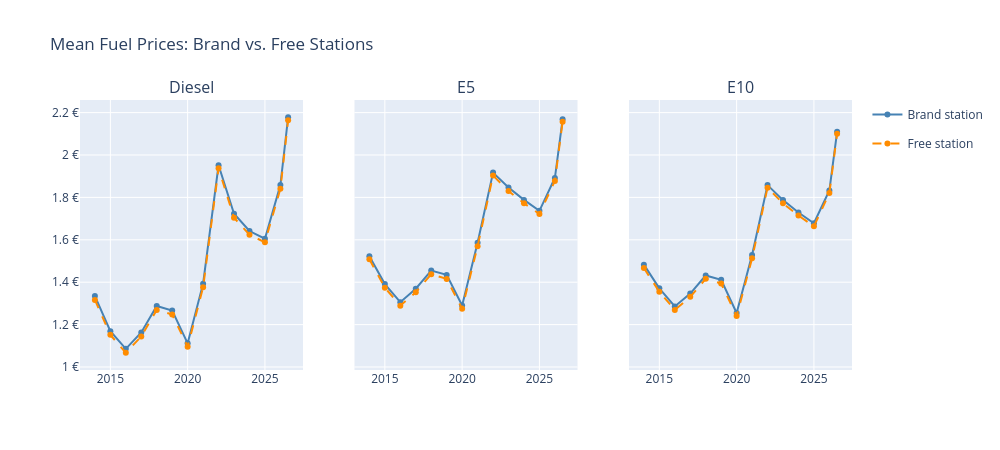

Notebook cell for this chart:
### Markdown cell above
## Mean Fuel Prices: Brand vs. Free Stations (per year)

### Code cell
plot_brand_vs_free_prices(brand, free)

### Figure 1 — Plotly figure (JSON) as saved in the notebook; plotly's stock layout.template omitted (floating-point values rounded to 4 significant figures)
{"data": [{"hovertemplate": "%{x}: %{y:.3f} €/L", "legendgroup": "brand", "line": {"color": "steelblue", "width": 2}, "mode": "lines+markers", "name": "Brand station", "showlegend": true, "type": "scatter", "x": [2014.0, 2015.0, 2016.0, 2017.0, 2018.0, 2019.0, 2020.0, 2021.0, 2022.0, 2023.0, 2024.0, 2025.0, 2026.0, 2026.0], "xaxis": "x", "y": [1.335, 1.169, 1.085, 1.163, 1.288, 1.266, 1.111, 1.393, 1.952, 1.723, 1.641, 1.605, 1.858, 2.178], "yaxis": "y"}, {"hovertemplate": "%{x}: %{y:.3f} €/L", "legendgroup": "free", "line": {"color": "darkorange", "dash": "dash", "width": 2}, "mode": "lines+markers", "name": "Free station", "showlegend": true, "type": "scatter", "x": [2014.0, 2015.0, 2016.0, 2017.0, 2018.0, 2019.0, 2020.0, 2021.0, 2022.0, 2023.0, 2024.0, 2025.0, 2026.0, 2026.0], "xaxis": "x", "y": [1.317, 1.152, 1.067, 1.144, 1.269, 1.248, 1.096, 1.376, 1.937, 1.704, 1.624, 1.588, 1.841, 2.164], "yaxis": "y"}, {"hovertemplate": "%{x}: %{y:.3f} €/L", "legendgroup": "brand", "line": {"color": "steelblue", "width": 2}, "mode": "lines+markers", "name": "Brand station", "showlegend": false, "type": "scatter", "x": [2014.0, 2015.0, 2016.0, 2017.0, 2018.0, 2019.0, 2020.0, 2021.0, 2022.0, 2023.0, 2024.0, 2025.0, 2026.0, 2026.0], "xaxis": "x2", "y": [1.523, 1.391, 1.306, 1.369, 1.455, 1.435, 1.29, 1.586, 1.917, 1.847, 1.788, 1.737, 1.891, 2.168], "yaxis": "y2"}, {"hovertemplate": "%{x}: %{y:.3f} €/L", "legendgroup": "free", "line": {"color": "darkorange", "dash": "dash", "width": 2}, "mode": "lines+markers", "name": "Free station", "showlegend": false, "type": "scatter", "x": [2014.0, 2015.0, 2016.0, 2017.0, 2018.0, 2019.0, 2020.0, 2021.0, 2022.0, 2023.0, 2024.0, 2025.0, 2026.0, 2026.0], "xaxis": "x2", "y": [1.508, 1.374, 1.289, 1.353, 1.438, 1.415, 1.275, 1.569, 1.903, 1.83, 1.773, 1.722, 1.878, 2.157], "yaxis": "y2"}, {"hovertemplate": "%{x}: %{y:.3f} €/L", "legendgroup": "brand", "line": {"color": "steelblue", "width": 2}, "mode": "lines+markers", "name": "Brand station", "showlegend": false, "type": "scatter", "x": [2014.0, 2015.0, 2016.0, 2017.0, 2018.0, 2019.0, 2020.0, 2021.0, 2022.0, 2023.0, 2024.0, 2025.0, 2026.0, 2026.0], "xaxis": "x3", "y": [1.483, 1.371, 1.286, 1.346, 1.432, 1.411, 1.255, 1.528, 1.858, 1.787, 1.729, 1.678, 1.833, 2.109], "yaxis": "y3"}, {"hovertemplate": "%{x}: %{y:.3f} €/L", "legendgroup": "free", "line": {"color": "darkorange", "dash": "dash", "width": 2}, "mode": "lines+markers", "name": "Free station", "showlegend": false, "type": "scatter", "x": [2014.0, 2015.0, 2016.0, 2017.0, 2018.0, 2019.0, 2020.0, 2021.0, 2022.0, 2023.0, 2024.0, 2025.0, 2026.0, 2026.0], "xaxis": "x3", "y": [1.467, 1.355, 1.269, 1.331, 1.416, 1.393, 1.241, 1.512, 1.846, 1.772, 1.714, 1.664, 1.82, 2.1], "yaxis": "y3"}], "layout": {"annotations": [{"font": {"size": 16}, "showarrow": false, "text": "Diesel", "x": 0.1444, "xanchor": "center", "xref": "paper", "y": 1, "yanchor": "bottom", "yref": "paper"}, {"font": {"size": 16}, "showarrow": false, "text": "E5", "x": 0.5, "xanchor": "center", "xref": "paper", "y": 1, "yanchor": "bottom", "yref": "paper"}, {"font": {"size": 16}, "showarrow": false, "text": "E10", "x": 0.8556, "xanchor": "center", "xref": "paper", "y": 1, "yanchor": "bottom", "yref": "paper"}], "height": 450, "hovermode": "x unified", "title": {"text": "Mean Fuel Prices: Brand vs. Free Stations"}, "width": 1000, "xaxis": {"anchor": "y", "domain": [0, 0.2889]}, "xaxis2": {"anchor": "y2", "domain": [0.3556, 0.6444]}, "xaxis3": {"anchor": "y3", "domain": [0.7111, 1]}, "yaxis": {"anchor": "x", "domain": [0, 1], "ticksuffix": " €"}, "yaxis2": {"anchor": "x2", "domain": [0, 1], "matches": "y", "showticklabels": false}, "yaxis3": {"anchor": "x3", "domain": [0, 1], "matches": "y", "showticklabels": false}}}
